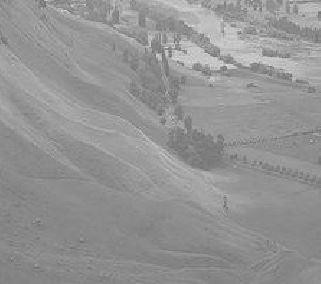
#> input picture images/lowContrast_01.jpg, 321 x 284 px
$ jupyter execute 5-image-enhancement-histogram.ipynb
#> lines starting #> are read from the running program, lines starting #| are printed output that depends on the picture; after the words box and inside, x2 and y2 are one past the last pixel; in counts of white or black regions, pixels touching at a corner belong together
# 5. Image Enhancement - Histogram Equalization

[cell 1]
import cv2
import matplotlib.pyplot as plt
import numpy as np


def display_image(img, title=""):
    plt.figure()
    plt.imshow(cv2.cvtColor(img, cv2.COLOR_BGR2RGB))
    plt.title(title)
    plt.axis("off")
    plt.show()

**a)** Take a low contrast grayscale image and plot its histogram.

[cell 2]
IMAGE_PATH = "../../images/lowContrast_01.jpg"

image = cv2.imread(IMAGE_PATH, cv2.IMREAD_GRAYSCALE)
#> image is the input picture: shape (284, 321); min 104, max 229, mean 147.7

display_image(image)

HIST_SIZE = 256
HIST_RANGE = (0, 256)
ACCUMULATE = False

hist = cv2.calcHist(image, [0], None, [HIST_SIZE], HIST_RANGE, accumulate=ACCUMULATE)
#> hist = 256 values, max 11 at index 169, min 0 at index 0, mean 1.25

# From https://docs.opencv.org/4.x/d8/dbc/tutorial_histogram_calculation.html
HIST_W = 512
HIST_H = 400
BIN_W = int(round(HIST_W / HIST_SIZE))
hist_image = np.zeros((HIST_H, HIST_W, 3), dtype=np.uint8)

cv2.normalize(hist, hist, alpha=0, beta=HIST_H, norm_type=cv2.NORM_MINMAX)

for i in range(1, HIST_SIZE):
    cv2.line(
        hist_image,
        (BIN_W * (i - 1), HIST_H - int(hist[i - 1])),
        (BIN_W * (i), HIST_H - int(hist[i])),
        (255, 255, 255),
        thickness=2,
    )
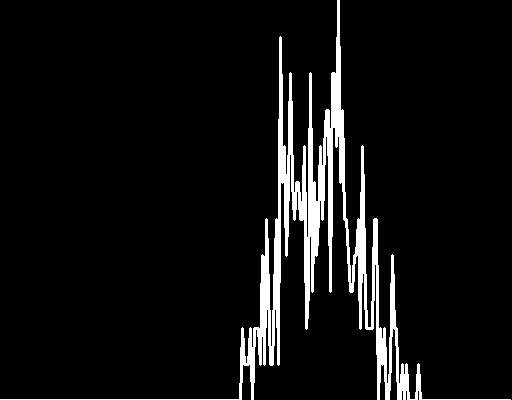
#> hist_image: shape (400, 512, 3); 6.8% white; 1 white region, box (x1, y1, x2, y2) and area: (0, 0, 511, 400) 13922

display_image(hist_image)

**b)** Enhance the image constrast using:
 - **b1)** simple histogram equalization, or

[cell 3]
equ = cv2.equalizeHist(image)
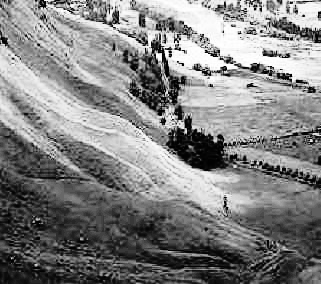
#> equ: shape (284, 321); min 0, max 255, mean 130.5

hist_equ = cv2.calcHist(equ, [0], None, [HIST_SIZE], HIST_RANGE, accumulate=ACCUMULATE)
#> hist_equ = 256 values, max 11 at index 235, min 0 at index 0, mean 1.25
hist_equ_image = np.zeros((HIST_H, HIST_W, 3), dtype=np.uint8)

cv2.normalize(hist_equ, hist_equ, alpha=0, beta=HIST_H, norm_type=cv2.NORM_MINMAX)

for i in range(1, HIST_SIZE):
    cv2.line(
        hist_equ_image,
        (BIN_W * (i - 1), HIST_H - int(hist_equ[i - 1])),
        (BIN_W * (i), HIST_H - int(hist_equ[i])),
        (255, 255, 255),
        thickness=2,
    )
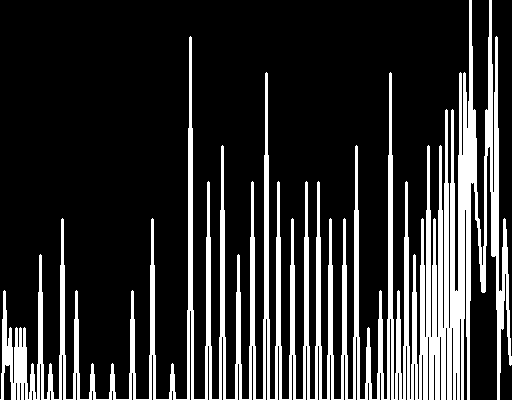
#> hist_equ_image: shape (400, 512, 3); 19.5% white; 1 white region, box (x1, y1, x2, y2) and area: (0, 0, 512, 400) 39868

plt.imshow(equ, cmap="gray")
plt.title("Histogram Equalization")
plt.axis("off")

display_image(hist_equ_image)

- **b2)** CLAHE

[cell 4]
clahe = cv2.createCLAHE(clipLimit=2.0, tileGridSize=(8, 8))
cl1 = clahe.apply(image)
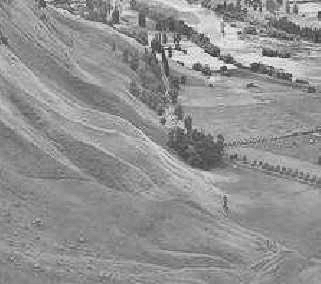
#> cl1: shape (284, 321); min 47, max 244, mean 145.5

plt.imshow(cl1, cmap="gray")
plt.title("CLAHE")
plt.axis("off")
plt.show()

hist_cl1 = cv2.calcHist(cl1, [0], None, [HIST_SIZE], HIST_RANGE, accumulate=ACCUMULATE)
#> hist_cl1 = 256 values, max 7 at index 164, min 0 at index 0, mean 1.25
hist_cl1_image = np.zeros((HIST_H, HIST_W, 3), dtype=np.uint8)

cv2.normalize(hist_cl1, hist_cl1, alpha=0, beta=HIST_H, norm_type=cv2.NORM_MINMAX)

for i in range(1, HIST_SIZE):
    cv2.line(
        hist_cl1_image,
        (BIN_W * (i - 1), HIST_H - int(hist_cl1[i - 1])),
        (BIN_W * (i), HIST_H - int(hist_cl1[i])),
        (255, 255, 255),
        thickness=2,
    )
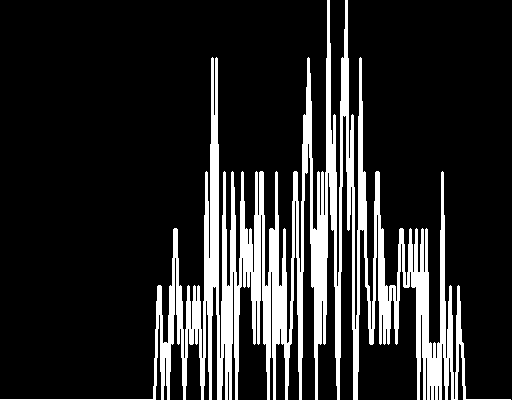
#> hist_cl1_image: shape (400, 512, 3); 16.5% white; 1 white region, box (x1, y1, x2, y2) and area: (0, 0, 511, 400) 33732

display_image(hist_cl1_image)

**c)** Repeat the previous operations on a color image

[cell 5]
IMAGE_PATH_COLOR = "../../images/lowContrast_05.jpg"

image_color = cv2.imread(IMAGE_PATH_COLOR)
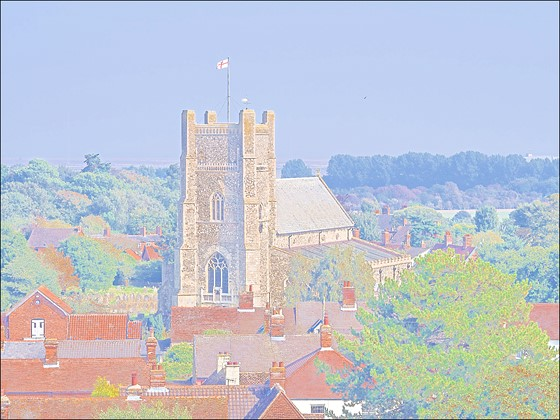
#> input picture images/lowContrast_05.jpg, 560 x 420 px
#> image_color is the input picture: shape (420, 560, 3); mean B, G, R 207.8, 198, 193.3
bgr_planes = cv2.split(image_color)
display_image(image_color, "Original Image")


def histogram_color(planes):
    hist_image_color = np.zeros((HIST_H, HIST_W, 3), dtype=np.uint8)

    b_hist = cv2.calcHist(
        planes, [0], None, [HIST_SIZE], HIST_RANGE, accumulate=ACCUMULATE
    )
#> b_hist = 256 values, max 29931 at index 243, min 0 at index 0, mean 918.8
    g_hist = cv2.calcHist(
        planes, [1], None, [HIST_SIZE], HIST_RANGE, accumulate=ACCUMULATE
    )
#> g_hist = 256 values, max 24192 at index 207, min 0 at index 0, mean 918.8
    r_hist = cv2.calcHist(
        planes, [2], None, [HIST_SIZE], HIST_RANGE, accumulate=ACCUMULATE
    )
#> r_hist = 256 values, max 18809 at index 191, min 0 at index 0, mean 918.8

    cv2.normalize(b_hist, b_hist, alpha=0, beta=HIST_H, norm_type=cv2.NORM_MINMAX)
    cv2.normalize(g_hist, g_hist, alpha=0, beta=HIST_H, norm_type=cv2.NORM_MINMAX)
    cv2.normalize(r_hist, r_hist, alpha=0, beta=HIST_H, norm_type=cv2.NORM_MINMAX)

    for i in range(1, HIST_SIZE):
        cv2.line(
            hist_image_color,
            (BIN_W * (i - 1), HIST_H - int(b_hist[i - 1])),
            (BIN_W * (i), HIST_H - int(b_hist[i])),
            (255, 0, 0),
            thickness=2,
        )
        cv2.line(
            hist_image_color,
            (BIN_W * (i - 1), HIST_H - int(g_hist[i - 1])),
            (BIN_W * (i), HIST_H - int(g_hist[i])),
            (0, 255, 0),
            thickness=2,
        )
        cv2.line(
            hist_image_color,
            (BIN_W * (i - 1), HIST_H - int(r_hist[i - 1])),
            (BIN_W * (i), HIST_H - int(r_hist[i])),
            (0, 0, 255),
            thickness=2,
        )
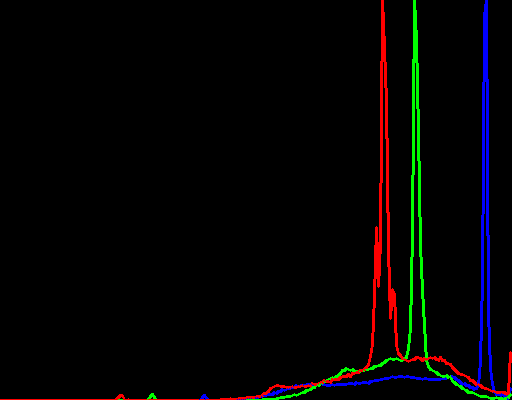
#> hist_image_color: shape (400, 512, 3); mean of channels 0, 1, 2 3.6, 3.5, 4.4; drawn as B, G, R

    display_image(hist_image_color, "Histogram")


histogram_color(bgr_planes)

Now with Histogram Equalization

[cell 6]
bgr_planes_eq = []

for channel in bgr_planes:
    bgr_planes_eq.append(cv2.equalizeHist(channel))
#> this loop made 3 passes
#> after the loop, bgr_planes_eq = 3 items

equ_color = cv2.merge(bgr_planes_eq)
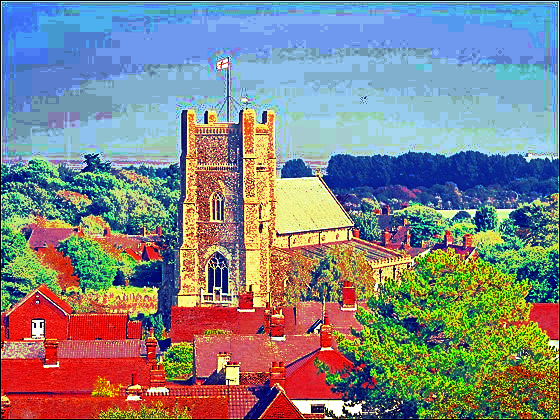
#> equ_color: shape (420, 560, 3); mean of channels 0, 1, 2 132.2, 131.8, 130.5; drawn as B, G, R

display_image(equ_color, "Histogram Equalization Image")

histogram_color(bgr_planes_eq)

Finally, CLAHE

[cell 7]
bgr_planes_cl = []

for channel in bgr_planes:
    clahe_channel = clahe.apply(channel)
    bgr_planes_cl.append(clahe_channel)
#> after the loop, bgr_planes_cl = 3 items

cl_color = cv2.merge(bgr_planes_cl)
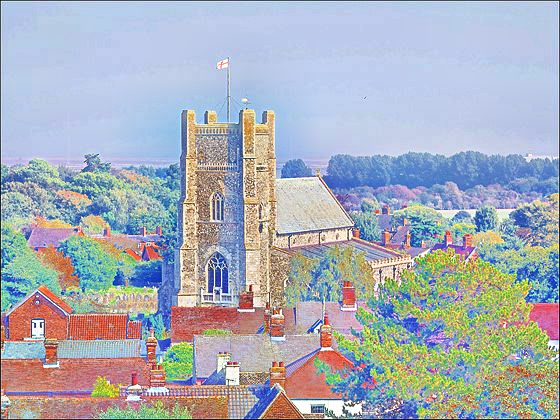
#> cl_color: shape (420, 560, 3); mean of channels 0, 1, 2 183.8, 173.9, 168.2; drawn as B, G, R

display_image(cl_color, "CLAHE Image")

histogram_color(bgr_planes_cl)
#> in histogram_color (call 3), `b_hist = cv2.calcHist( planes, [0], None, [HIST_SIZE], HIST_RANGE, acc..`: b_hist = 256 values, max 11694 at index 233, min 0 at index 0, mean 918.8
#> in histogram_color (call 3), `g_hist = cv2.calcHist( planes, [1], None, [HIST_SIZE], HIST_RANGE, acc..`: g_hist = 256 values, max 11494 at index 204, min 0 at index 0, mean 918.8
#> in histogram_color (call 3), `r_hist = cv2.calcHist( planes, [2], None, [HIST_SIZE], HIST_RANGE, acc..`: r_hist = 256 values, max 8681 at index 191, min 0 at index 0, mean 918.8
#> after the loop in histogram_color (call 3), `for i in range(1, HIST_SIZE):`:
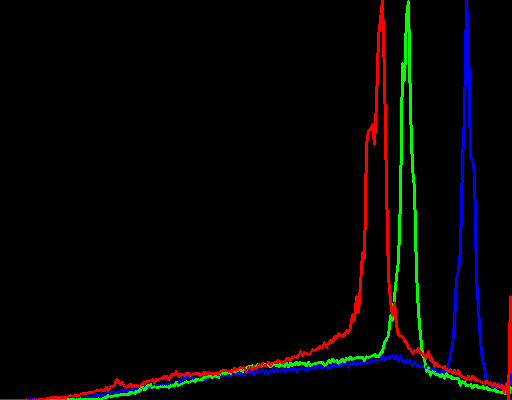
#> hist_image_color: shape (400, 512, 3); mean of channels 0, 1, 2 4.1, 4.2, 5.2; drawn as B, G, R
